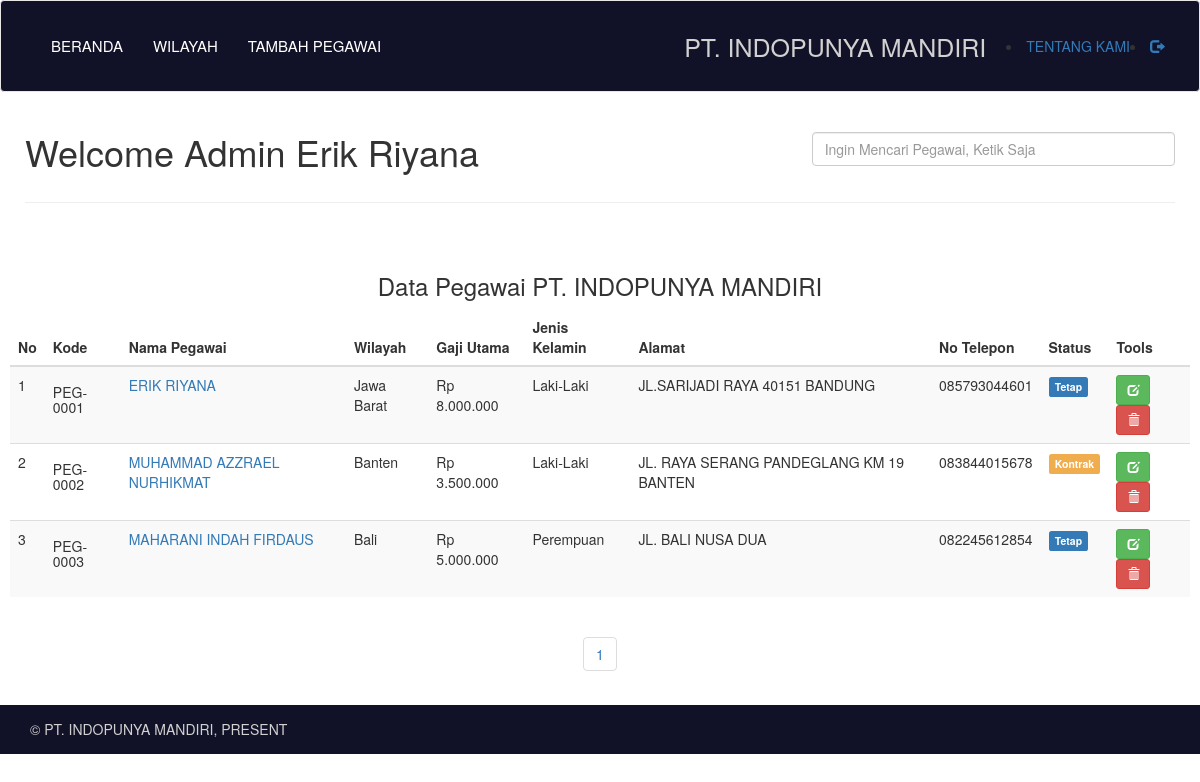
The page /admin_template/index.php (signed in) on the database its author committed.
### tables this page shows
CREATE TABLE `data_karyawan` (
  `kode` varchar(10) NOT NULL,
  `nama` varchar(50) NOT NULL,
  `gambar` varchar(255) NOT NULL,
  `alamat` varchar(100) NOT NULL,
  `gaji` int(50) NOT NULL,
  `wilayah` varchar(100) NOT NULL,
  `sex` varchar(20) NOT NULL,
  `status` varchar(20) NOT NULL,
  `no_telp` varchar(20) NOT NULL
);

### admin_template/function/karyawan.php (called while the page is built, shortened)
<?php
function tampilkan(){
	$query  = "SELECT * FROM data_karyawan";
	return result($query);
}
function result($query){
	global $link;
	if ($result = mysqli_query($link, $query) or die('gagal menampilkan data')) {
		return $result;
	}
}
 ?>

### admin_template/index.php (the view, shortened to what this page needs)
<?php
require_once "core/init.php";
require_once "view/header.php";
$halaman = 10;
$page = isset($_GET["halaman"]) ? (int)$_GET["halaman"] : 1;
$mulai = ($page>1) ? ($page * $halaman) - $halaman : 0;
$result = tampilkan();
$total = mysqli_num_rows($result);
$pages = ceil($total/$halaman);
$query = mysqli_query($link,"SELECT * FROM data_karyawan LIMIT $mulai, $halaman")or die(mysql_error);
function rupiah($nilai, $pecahan = 0) {
    return number_format($nilai, $pecahan, ',', '.');
}
 ?>
  <div class="container-fluid" style="margin:10px;">
      <div class="row">
        <div class="col-md-8">
          <h1>Welcome Admin <?= $_SESSION['user']; ?></h1>
        </div>
        <div class="col-md-4">
          <form method="get">
              <div class="form-group">
                <br>
                  <input type="search" name="cari" class="form-control" placeholder="Ingin Mencari Pegawai, Ketik Saja">
              </div>
          </form>
        </div>
      </div>
      <hr>
      <div class="row" style="margin-top:50px;">
          <h3 class="text-center">Data Pegawai PT. INDOPUNYA MANDIRI</h3>
      </div>
      <div class="row">
        <div class="table-responsive">
          <table class="table table-striped table-hover">
            <thead>
              <tr>
                <th>No</th>
                <th>Kode</th>
                <th>Nama Pegawai</th>
                <th>Wilayah</th>
                <th>Gaji Utama</th>
                <th>Jenis Kelamin</th>
                <th>Alamat</th>
                <th>No Telepon</th>
                <th>Status</th>
                <th>Tools</th>
              </tr>
            </thead>
            <?php
              $no = $mulai+1;
              while ($row = mysqli_fetch_assoc($query)) :?>
            <tr>
              <td><?= $no; ?></td>
              <td><h5><?= $row['kode']; ?>
              <td><a href="detail.php?kode=<?= $row['kode']; ?>"><?= $row['nama'];  ?>
              <td><?= $row['wilayah']; ?></td>
              <td>Rp <?= rupiah($row['gaji']); ?></td>
              <td><?= $row['sex']; ?></td>
              <td><?= $row['alamat']; ?></td>
              <td><?= $row['no_telp']; ?></td>
              <td>
                <?php
                if($row['status'] == 'Tetap'){
									echo '<span class="label label-primary">Tetap</span>';
								}
								else if ($row['status'] == 'Kontrak' ){
									echo '<span class="label label-warning">Kontrak</span>';
								}
                 ?>
              </td>
              <td><a class="btn btn-success btn-sm" href="edit.php?kode=<?= $row['kode']; ?>"><span class="glyphicon glyphicon-edit" aria-hidden="true"></span></a>
                  <a class="btn btn-danger btn-sm" onclick="return confirm('Yakin akan menghapus data ini?')" href="hapus.php?kode=<?= $row['kode']; ?>"><span class="glyphicon glyphicon-trash" aria-hidden="true"></span></a>
              </td>
            </tr>
            <?php
              $no++;
              endwhile; ?>
          </table>
        </div>
        <div class="text-center">
          <ul class="pagination">
            <?php for ($i=1; $i<=$pages ; $i++){ ?>
            <li><a href="?halaman=<?php echo $i; ?>"><?php echo $i; ?></a></li>
            <?php } ?>
          </ul>
        </div>
      </div>
  </div>
<?php
require_once "view/footer.php";
 ?>

### rows shown on the page
data_karyawan: kode "PEG-0001", nama "ERIK RIYANA", wilayah "Jawa Barat", gaji "8.000.000", sex "Laki-Laki", alamat "JL.SARIJADI RAYA 40151 BANDUNG", no_telp "085793044601", status "Tetap"
data_karyawan: kode "PEG-0002", nama "MUHAMMAD AZZRAEL NURHIKMAT", wilayah "Banten", gaji "3.500.000", sex "Laki-Laki", alamat "JL. RAYA SERANG PANDEGLANG KM 19 BANTEN", no_telp "083844015678", status "Kontrak"
data_karyawan: kode "PEG-0003", nama "MAHARANI INDAH FIRDAUS", wilayah "Bali", gaji "5.000.000", sex "Perempuan", alamat "JL. BALI NUSA DUA", no_telp "082245612854", status "Tetap"

### other values the page prints
$_SESSION['user'] "Erik Riyana"
